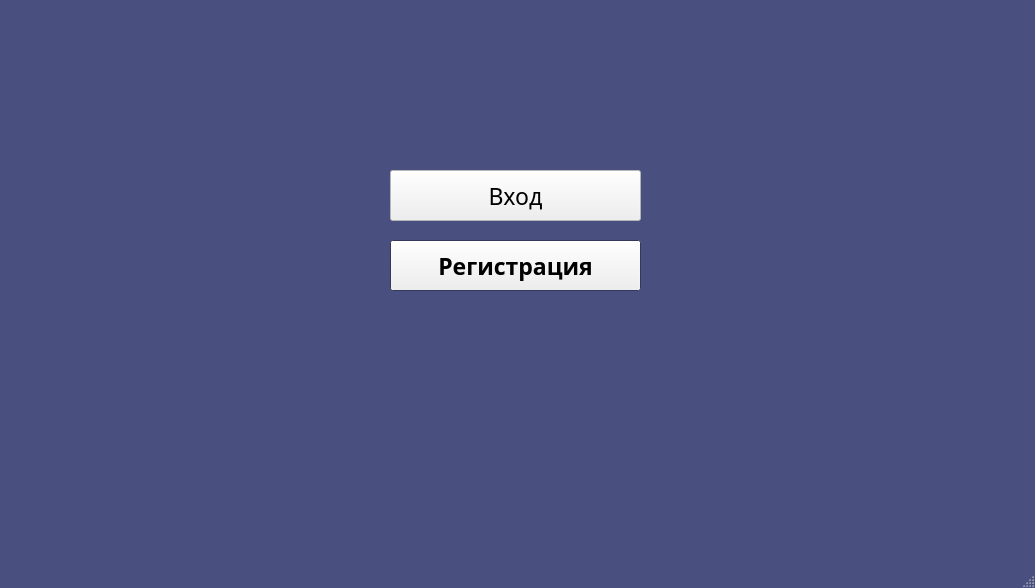
<?xml version="1.0" encoding="UTF-8"?>
<ui version="4.0">
 <class>MainWindow</class>
 <widget class="QMainWindow" name="MainWindow">
  <property name="geometry">
   <rect>
    <x>0</x>
    <y>0</y>
    <width>1035</width>
    <height>588</height>
   </rect>
  </property>
  <property name="palette">
   <palette>
    <active>
     <colorrole role="WindowText">
      <brush brushstyle="SolidPattern">
       <color alpha="255">
        <red>255</red>
        <green>255</green>
        <blue>255</blue>
       </color>
      </brush>
     </colorrole>
     <colorrole role="Base">
      <brush brushstyle="SolidPattern">
       <color alpha="255">
        <red>255</red>
        <green>255</green>
        <blue>255</blue>
       </color>
      </brush>
     </colorrole>
     <colorrole role="Window">
      <brush brushstyle="SolidPattern">
       <color alpha="255">
        <red>73</red>
        <green>80</green>
        <blue>127</blue>
       </color>
      </brush>
     </colorrole>
    </active>
    <inactive>
     <colorrole role="WindowText">
      <brush brushstyle="SolidPattern">
       <color alpha="255">
        <red>255</red>
        <green>255</green>
        <blue>255</blue>
       </color>
      </brush>
     </colorrole>
     <colorrole role="Base">
      <brush brushstyle="SolidPattern">
       <color alpha="255">
        <red>255</red>
        <green>255</green>
        <blue>255</blue>
       </color>
      </brush>
     </colorrole>
     <colorrole role="Window">
      <brush brushstyle="SolidPattern">
       <color alpha="255">
        <red>73</red>
        <green>80</green>
        <blue>127</blue>
       </color>
      </brush>
     </colorrole>
    </inactive>
    <disabled>
     <colorrole role="WindowText">
      <brush brushstyle="SolidPattern">
       <color alpha="255">
        <red>120</red>
        <green>120</green>
        <blue>120</blue>
       </color>
      </brush>
     </colorrole>
     <colorrole role="Base">
      <brush brushstyle="SolidPattern">
       <color alpha="255">
        <red>73</red>
        <green>80</green>
        <blue>127</blue>
       </color>
      </brush>
     </colorrole>
     <colorrole role="Window">
      <brush brushstyle="SolidPattern">
       <color alpha="255">
        <red>73</red>
        <green>80</green>
        <blue>127</blue>
       </color>
      </brush>
     </colorrole>
    </disabled>
   </palette>
  </property>
  <property name="windowTitle">
   <string>Конструктор компьютера</string>
  </property>
  <widget class="QWidget" name="centralwidget">
   <widget class="QPushButton" name="signupButton">
    <property name="geometry">
     <rect>
      <x>390</x>
      <y>240</y>
      <width>251</width>
      <height>51</height>
     </rect>
    </property>
    <property name="font">
     <font>
      <family>Montserrat SemiBold</family>
      <pointsize>17</pointsize>
      <weight>75</weight>
      <bold>true</bold>
     </font>
    </property>
    <property name="text">
     <string>Регистрация</string>
    </property>
   </widget>
   <widget class="QPushButton" name="loginButton">
    <property name="geometry">
     <rect>
      <x>390</x>
      <y>170</y>
      <width>251</width>
      <height>51</height>
     </rect>
    </property>
    <property name="palette">
     <palette>
      <active>
       <colorrole role="WindowText">
        <brush brushstyle="SolidPattern">
         <color alpha="255">
          <red>0</red>
          <green>0</green>
          <blue>0</blue>
         </color>
        </brush>
       </colorrole>
       <colorrole role="Base">
        <brush brushstyle="SolidPattern">
         <color alpha="255">
          <red>255</red>
          <green>255</green>
          <blue>255</blue>
         </color>
        </brush>
       </colorrole>
       <colorrole role="Window">
        <brush brushstyle="SolidPattern">
         <color alpha="255">
          <red>255</red>
          <green>255</green>
          <blue>255</blue>
         </color>
        </brush>
       </colorrole>
      </active>
      <inactive>
       <colorrole role="WindowText">
        <brush brushstyle="SolidPattern">
         <color alpha="255">
          <red>0</red>
          <green>0</green>
          <blue>0</blue>
         </color>
        </brush>
       </colorrole>
       <colorrole role="Base">
        <brush brushstyle="SolidPattern">
         <color alpha="255">
          <red>255</red>
          <green>255</green>
          <blue>255</blue>
         </color>
        </brush>
       </colorrole>
       <colorrole role="Window">
        <brush brushstyle="SolidPattern">
         <color alpha="255">
          <red>255</red>
          <green>255</green>
          <blue>255</blue>
         </color>
        </brush>
       </colorrole>
      </inactive>
      <disabled>
       <colorrole role="WindowText">
        <brush brushstyle="SolidPattern">
         <color alpha="255">
          <red>120</red>
          <green>120</green>
          <blue>120</blue>
         </color>
        </brush>
       </colorrole>
       <colorrole role="Base">
        <brush brushstyle="SolidPattern">
         <color alpha="255">
          <red>255</red>
          <green>255</green>
          <blue>255</blue>
         </color>
        </brush>
       </colorrole>
       <colorrole role="Window">
        <brush brushstyle="SolidPattern">
         <color alpha="255">
          <red>255</red>
          <green>255</green>
          <blue>255</blue>
         </color>
        </brush>
       </colorrole>
      </disabled>
     </palette>
    </property>
    <property name="font">
     <font>
      <family>Montserrat SemiBold</family>
      <pointsize>17</pointsize>
     </font>
    </property>
    <property name="text">
     <string>Вход</string>
    </property>
   </widget>
  </widget>
  <widget class="QMenuBar" name="menubar">
   <property name="geometry">
    <rect>
     <x>0</x>
     <y>0</y>
     <width>1035</width>
     <height>21</height>
    </rect>
   </property>
  </widget>
  <widget class="QStatusBar" name="statusbar"/>
 </widget>
 <resources/>
 <connections/>
</ui>
